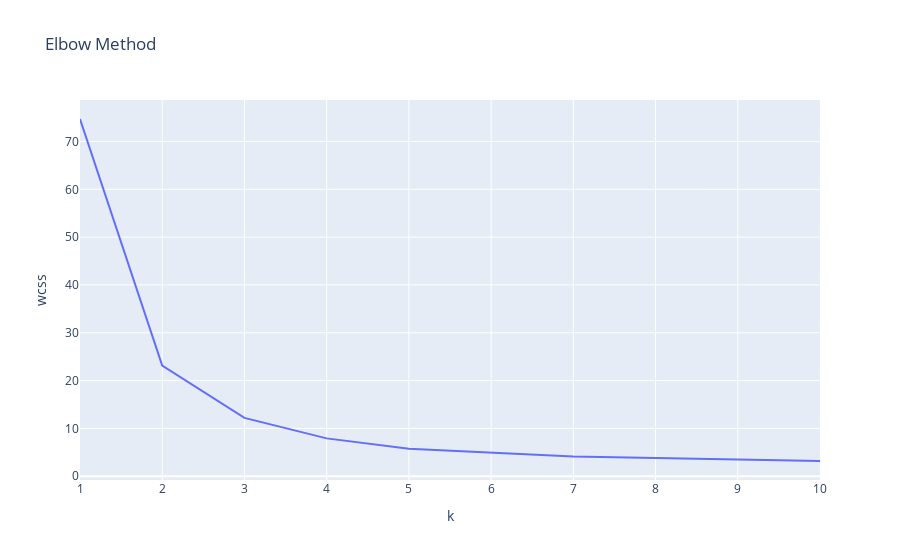

Notebook code cell kept with this figure:
### Code cell
#Determine the ideal number of clusters using the elbow method and the silhouette coefficient
# Calculating within cluster sum of squares
wcss = []
for i in range(1, 11):
    kmeans_obj = KMeans(n_clusters=i, random_state=1).fit(fixed_df.loc[:,["Rk",'MP','PTS']])
    wcss.append(kmeans_obj.inertia_)
# Plot the Elbow Curve
# Look for the "elbow" - where adding more clusters doesn't help much
# The elbow indicates optimal k (balance between fit and complexity)
# After the elbow, WCSS decreases slowly, suggesting diminishing returns
elbow_data = pd.DataFrame({"k": range(1, 11), "wcss": wcss})
fig = px.line(elbow_data, x="k", y="wcss", title="Elbow Method")
fig.show()
# The best choice of clusters is still 2

### Figure 1 — Plotly figure (JSON) as saved in the notebook; plotly's stock layout.template omitted (floating-point values rounded to 4 significant figures)
{"data": [{"hovertemplate": "k=%{x}<br>wcss=%{y}<extra></extra>", "legendgroup": "", "line": {"color": "#636efa", "dash": "solid"}, "marker": {"symbol": "circle"}, "mode": "lines", "name": "", "orientation": "v", "showlegend": false, "type": "scatter", "x": [1, 2, 3, 4, 5, 6, 7, 8, 9, 10], "xaxis": "x", "y": [74.7, 23.14, 12.19, 7.911, 5.73, 4.9, 4.129, 3.793, 3.462, 3.18], "yaxis": "y"}], "layout": {"legend": {"tracegroupgap": 0}, "title": {"text": "Elbow Method"}, "xaxis": {"anchor": "y", "domain": [0, 1], "title": {"text": "k"}}, "yaxis": {"anchor": "x", "domain": [0, 1], "title": {"text": "wcss"}}}}
